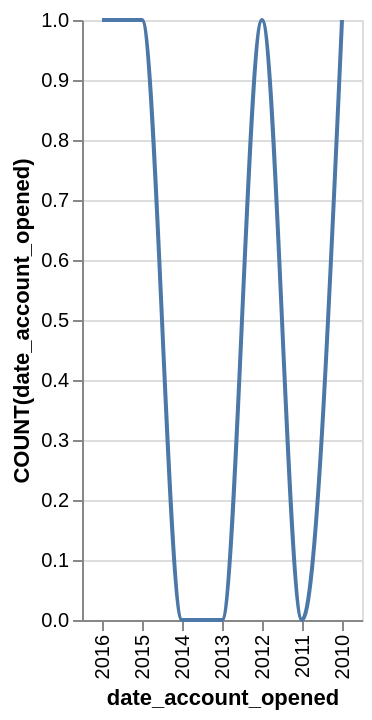

Express this chart as Vega-Lite.
### Vega-Lite specification from a JSON file in a GitHub repository (floating-point values rounded to 4 significant figures)
{"data": {"values": [{"x_data": "2016", "y_data": 1}, {"x_data": "2015", "y_data": 1}, {"x_data": "2014", "y_data": 0}, {"x_data": "2013", "y_data": 0}, {"x_data": "2012", "y_data": 1}, {"x_data": "2011", "y_data": 0}, {"x_data": "2010", "y_data": 1}]}, "mark": {"type": "line", "interpolate": "monotone"}, "encoding": {"x": {"field": "x_data", "type": "nominal", "title": "date_account_opened", "sort": "descending"}, "y": {"field": "y_data", "type": "quantitative", "title": "COUNT(date_account_opened)"}}}
